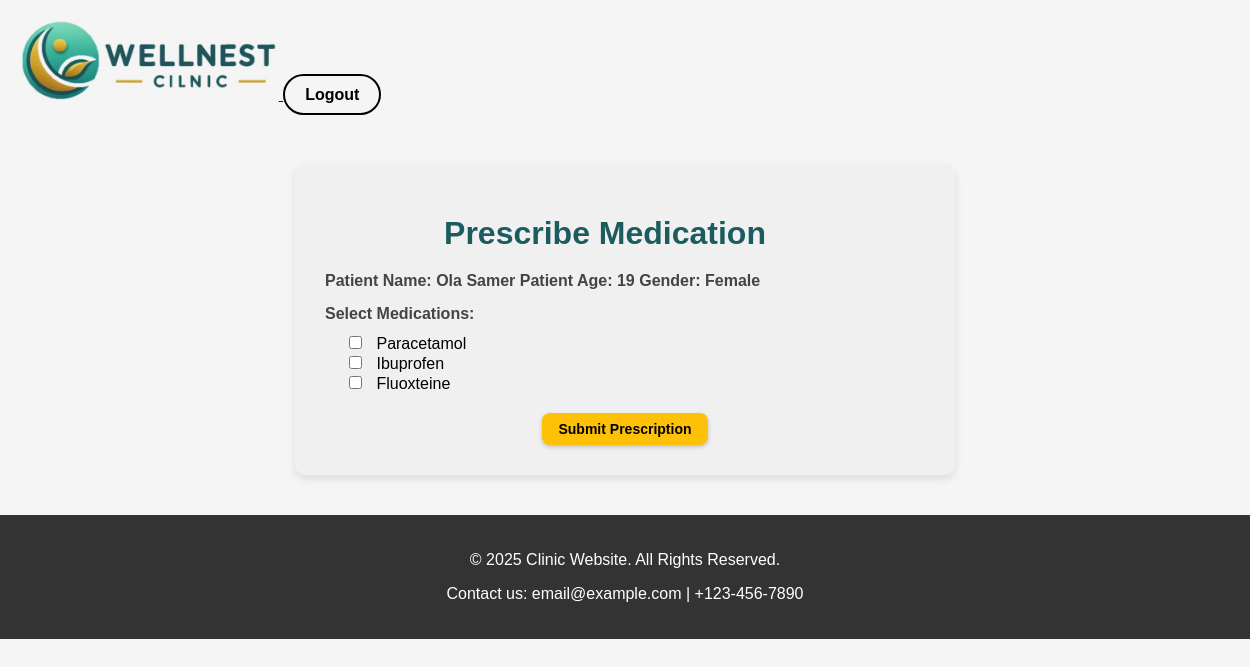
The app's page /prescribemedication.php?patient_id=4&appointment_id=35 (signed in) with its own data.
### tables this page shows
CREATE TABLE `medication` (
  `id` int(11) NOT NULL,
  `MedicationName` varchar(100) NOT NULL
);

### PrescribeMedication.php (the view, shortened to what this page needs)
<?php
include 'database.php';
$patient_id = $_GET['patient_id'] ?? $_POST['patient_id'] ?? null;
$query = "SELECT firstName, lastName, TIMESTAMPDIFF(YEAR, DoB, CURDATE()) AS age, gender FROM Patient WHERE id = ?";
$stmt = mysqli_prepare($conn, $query);
mysqli_stmt_bind_param($stmt, 'i', $patient_id);
mysqli_stmt_execute($stmt);
mysqli_stmt_bind_result($stmt, $firstName, $lastName, $age, $gender);
$patient_name = htmlspecialchars("$firstName $lastName");
$patient_age = htmlspecialchars($age);
$patient_gender = htmlspecialchars($gender);
$query = "SELECT id, medicationName FROM medication";
$result = mysqli_query($conn, $query);
?>
<!DOCTYPE html>
<html lang="en">
<head>
    <link rel="stylesheet" href="styles.css">
</head>
<body class="appBody">
    <header class="header">
        <nav class="navbar navbar-expand-lg">
            <div class="container">
                <a class="navbar-brand" href="https://wellnest.infinityfreeapp.com/wellnest/index.php">
                    <img src="images/logo.jpg" alt="Logo" class="logo">
                </a>
                <a href="logout.php" class="signup-btn">Logout</a>
            </div>
        </nav>
    </header>
    <div id="prescribeContainer">
        <h1>Prescribe Medication</h1>
        <form method="post" action="" id="prescribeForm" class="prescribe-form">
            <div class="patient-info">
                <label class="prescribe-label">Patient Name: <?php echo $patient_name; ?></label>
                <label class="prescribe-label">Patient Age: <?php echo $patient_age; ?></label>
                <label class="prescribe-label">Gender: <?php echo $patient_gender; ?></label>
            </div>
            <label class="prescribe-label">Select Medications:</label>
            <div id="medicationsList" class="medications-list">
                <?php while ($med = mysqli_fetch_assoc($result)): ?>
                    <div class="medication-item">
                        <input type="checkbox" id="med_<?php echo $med['id']; ?>"
                               name="medications[]" value="<?php echo htmlspecialchars($med['medicationName']); ?>"
                               class="medication-checkbox">
                        <label for="med_<?php echo $med['id']; ?>"><?php echo htmlspecialchars($med['medicationName']); ?></label>
                    </div>
                <?php endwhile; ?>
            </div>
            <button type="submit" class="prescribe-button">Submit Prescription</button>
        </form>
    </div>
    <footer class="footer">
        <p>&copy; 2025 Clinic Website. All Rights Reserved.</p>
        <p>Contact us: email@example.com | +123-456-7890</p>
    </footer>
</body>
</html>

### styles.css (style rules this page uses)
body { font-family: Arial, sans-serif; margin: 0; padding: 0; box-sizing: border-box; }
.header { background: #F5F5F5; padding: 20px; width: 100%; position: relative; z-index: 10; }
.logo { height: 80px; }
.signup-btn { border-radius: 30px; border: 2px solid black; background: #F5F5F5; color: black; padding: 10px 20px; text-decoration: none; font-weight: bold; transition: 0.3s ease; }
.footer { text-align: center; padding: 20px; background: #333; color: white; position: relative; z-index: 10; }
.appBody { background: #F5F5F5; }
#prescribeContainer { background-color: #f0f0f0; max-width: 600px; margin: 40px auto; padding: 30px; border-radius: 10px; box-shadow: 0 4px 8px rgba(0, 0, 0, 0.1); }
#prescribeContainer h1 { text-align: center; color: #1C5C5F; margin-bottom: 20px; }
.prescribe-form { display: flex; flex-direction: column; }
.prescribe-label { font-weight: bold; margin-top: 15px; color: #444; }
#medicationsList { margin-top: 10px; padding-left: 20px; }
.medication-checkbox { margin-right: 10px; }
.prescribe-button, #confirm { margin-top: 20px; padding: 8px 16px; background-color: #FFC107; color: black; border: none; border-radius: 8px; cursor: pointer; font-size: 14px; font-weight: bold; transition: background 0.3s; box-shadow: 0 2px 4px rgba(0, 0, 0, 0.2); width: auto; margin-left: auto; margin-right: auto; text-decoration: none; }
h1 { flex: 0 0 auto; margin-right: 40px; }

### records on screen
medication: MedicationName "Paracetamol"
medication: MedicationName "Ibuprofen"
medication: MedicationName "Fluoxteine"

### other values on screen
$patient_name "Ola Samer"
$patient_age "19"
$patient_gender "Female"
